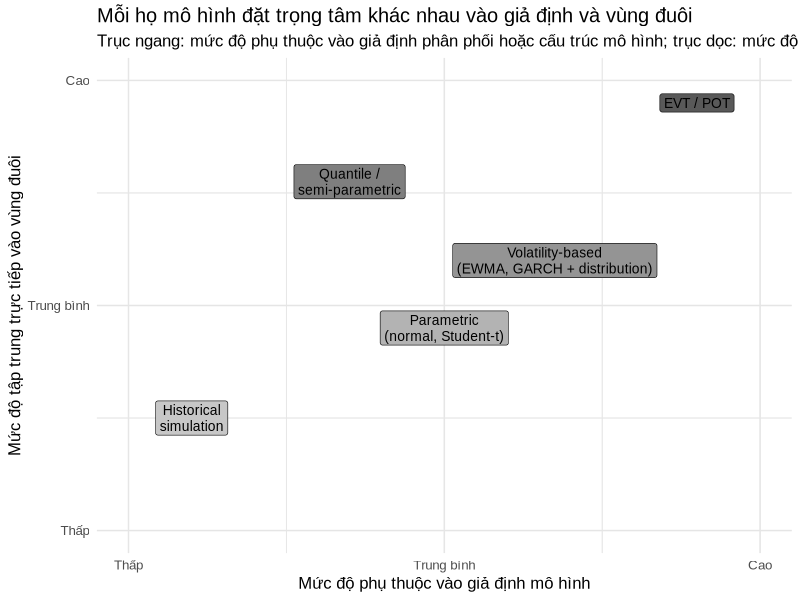

Write the R code that produced this figure.
## ---- chunk 1
#| label: fig-ch03-model-taxonomy
#| fig-cap: "Bản đồ khái niệm của các họ mô hình VaR/ES"
#| fig-width: 8
#| fig-height: 5.1
#| echo: false
#| warning: false
#| message: false

library(ggplot2)
library(tibble)

base_family <- "Arial"

taxonomy_df <- tibble(
  family = c(
    "Historical\nsimulation",
    "Parametric\n(normal, Student-t)",
    "Volatility-based\n(EWMA, GARCH + distribution)",
    "Quantile /\nsemi-parametric",
    "EVT / POT"
  ),
  assumption = c(1.4, 3.0, 3.7, 2.4, 4.6),
  tail_focus = c(2.0, 2.8, 3.4, 4.1, 4.8),
  fill = c("grey78", "grey70", "grey58", "grey50", "grey35")
)

ggplot(taxonomy_df, aes(x = assumption, y = tail_focus, label = family)) +
  geom_vline(xintercept = 1:5, color = "grey90", linewidth = 0.3) +
  geom_hline(yintercept = 1:5, color = "grey90", linewidth = 0.3) +
  geom_label(
    aes(fill = fill),
    color = "black",
    label.size = 0.2,
    size = 3.5,
    family = base_family,
    lineheight = 0.96,
    show.legend = FALSE
  ) +
  scale_fill_identity() +
  scale_x_continuous(
    limits = c(1, 5),
    breaks = c(1, 3, 5),
    labels = c("Thấp", "Trung bình", "Cao")
  ) +
  scale_y_continuous(
    limits = c(1, 5),
    breaks = c(1, 3, 5),
    labels = c("Thấp", "Trung bình", "Cao")
  ) +
  labs(
    title = "Mỗi họ mô hình đặt trọng tâm khác nhau vào giả định và vùng đuôi",
    subtitle = "Trục ngang: mức độ phụ thuộc vào giả định phân phối hoặc cấu trúc mô hình; trục dọc: mức độ tập trung trực tiếp vào tail risk",
    x = "Mức độ phụ thuộc vào giả định mô hình",
    y = "Mức độ tập trung trực tiếp vào vùng đuôi"
  ) +
  theme_minimal(base_family = base_family, base_size = 12)
